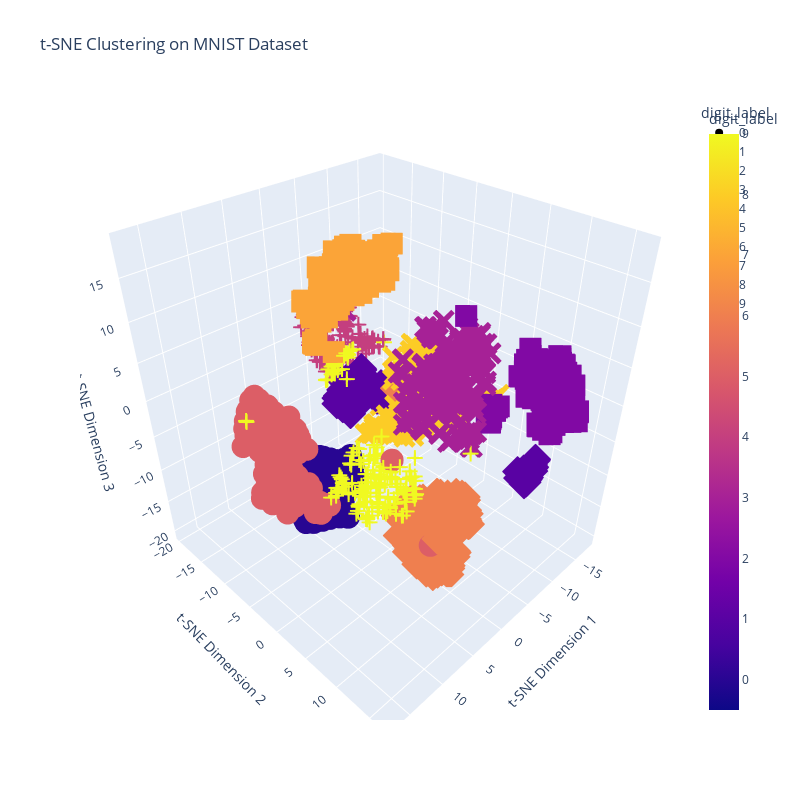

This figure's notebook cell:
### Code cell
import numpy as np
import matplotlib.pyplot as plt
from sklearn import datasets
from sklearn.manifold import TSNE
import plotly.express as px
import pandas as pd

# Load the MNIST dataset
digits = datasets.load_digits()
X = digits.data
y = digits.target

# Apply t-SNE to reduce the dimensionality to 3
tsne = TSNE(n_components=3, random_state=42)
X_tsne = tsne.fit_transform(X)

# Create a DataFrame for Plotly Express
df = pd.DataFrame()
df["tsne_dim_1"] = X_tsne[:, 0]
df["tsne_dim_2"] = X_tsne[:, 1]
df["tsne_dim_3"] = X_tsne[:, 2]
df["digit_label"] = y

# Define the vibrant color tones
color_scale = px.colors.qualitative.Vivid

# Create a 3D scatter plot with Plotly Express
fig = px.scatter_3d(
    df,
    x="tsne_dim_1",
    y="tsne_dim_2",
    z="tsne_dim_3",
    color="digit_label",
    color_discrete_sequence=color_scale,
    symbol="digit_label",
    title="t-SNE Clustering on MNIST Dataset"
)

fig.update_layout(scene=dict(
    xaxis_title='t-SNE Dimension 1',
    yaxis_title='t-SNE Dimension 2',
    zaxis_title='t-SNE Dimension 3'
))
fig.update_layout(
    autosize=False,
    width=800,
    height=800,)

# Show the plot
fig.show()

### Figure 1 — Plotly figure (JSON) as saved in the notebook; plotly's stock layout.template omitted (floating-point values rounded to 4 significant figures; data arrays with more than 128 entries replaced by an {"elided": "..."} marker saying what was removed)
{"data": [{"hovertemplate": "digit_label=%{marker.color}<br>tsne_dim_1=%{x}<br>tsne_dim_2=%{y}<br>tsne_dim_3=%{z}<extra></extra>", "legendgroup": "0", "marker": {"color": {"elided": "178 int values"}, "coloraxis": "coloraxis", "symbol": "circle"}, "mode": "markers", "name": "0", "scene": "scene", "showlegend": true, "type": "scatter3d", "x": {"elided": "178 float values"}, "y": {"elided": "178 float values"}, "z": {"elided": "178 float values"}}, {"hovertemplate": "digit_label=%{marker.color}<br>tsne_dim_1=%{x}<br>tsne_dim_2=%{y}<br>tsne_dim_3=%{z}<extra></extra>", "legendgroup": "1", "marker": {"color": {"elided": "182 int values"}, "coloraxis": "coloraxis", "symbol": "diamond"}, "mode": "markers", "name": "1", "scene": "scene", "showlegend": true, "type": "scatter3d", "x": {"elided": "182 float values"}, "y": {"elided": "182 float values"}, "z": {"elided": "182 float values"}}, {"hovertemplate": "digit_label=%{marker.color}<br>tsne_dim_1=%{x}<br>tsne_dim_2=%{y}<br>tsne_dim_3=%{z}<extra></extra>", "legendgroup": "2", "marker": {"color": {"elided": "177 int values"}, "coloraxis": "coloraxis", "symbol": "square"}, "mode": "markers", "name": "2", "scene": "scene", "showlegend": true, "type": "scatter3d", "x": {"elided": "177 float values"}, "y": {"elided": "177 float values"}, "z": {"elided": "177 float values"}}, {"hovertemplate": "digit_label=%{marker.color}<br>tsne_dim_1=%{x}<br>tsne_dim_2=%{y}<br>tsne_dim_3=%{z}<extra></extra>", "legendgroup": "3", "marker": {"color": {"elided": "183 int values"}, "coloraxis": "coloraxis", "symbol": "x"}, "mode": "markers", "name": "3", "scene": "scene", "showlegend": true, "type": "scatter3d", "x": {"elided": "183 float values"}, "y": {"elided": "183 float values"}, "z": {"elided": "183 float values"}}, {"hovertemplate": "digit_label=%{marker.color}<br>tsne_dim_1=%{x}<br>tsne_dim_2=%{y}<br>tsne_dim_3=%{z}<extra></extra>", "legendgroup": "4", "marker": {"color": {"elided": "181 int values"}, "coloraxis": "coloraxis", "symbol": "cross"}, "mode": "markers", "name": "4", "scene": "scene", "showlegend": true, "type": "scatter3d", "x": {"elided": "181 float values"}, "y": {"elided": "181 float values"}, "z": {"elided": "181 float values"}}, {"hovertemplate": "digit_label=%{marker.color}<br>tsne_dim_1=%{x}<br>tsne_dim_2=%{y}<br>tsne_dim_3=%{z}<extra></extra>", "legendgroup": "5", "marker": {"color": {"elided": "182 int values"}, "coloraxis": "coloraxis", "symbol": "circle"}, "mode": "markers", "name": "5", "scene": "scene", "showlegend": true, "type": "scatter3d", "x": {"elided": "182 float values"}, "y": {"elided": "182 float values"}, "z": {"elided": "182 float values"}}, {"hovertemplate": "digit_label=%{marker.color}<br>tsne_dim_1=%{x}<br>tsne_dim_2=%{y}<br>tsne_dim_3=%{z}<extra></extra>", "legendgroup": "6", "marker": {"color": {"elided": "181 int values"}, "coloraxis": "coloraxis", "symbol": "diamond"}, "mode": "markers", "name": "6", "scene": "scene", "showlegend": true, "type": "scatter3d", "x": {"elided": "181 float values"}, "y": {"elided": "181 float values"}, "z": {"elided": "181 float values"}}, {"hovertemplate": "digit_label=%{marker.color}<br>tsne_dim_1=%{x}<br>tsne_dim_2=%{y}<br>tsne_dim_3=%{z}<extra></extra>", "legendgroup": "7", "marker": {"color": {"elided": "179 int values"}, "coloraxis": "coloraxis", "symbol": "square"}, "mode": "markers", "name": "7", "scene": "scene", "showlegend": true, "type": "scatter3d", "x": {"elided": "179 float values"}, "y": {"elided": "179 float values"}, "z": {"elided": "179 float values"}}, {"hovertemplate": "digit_label=%{marker.color}<br>tsne_dim_1=%{x}<br>tsne_dim_2=%{y}<br>tsne_dim_3=%{z}<extra></extra>", "legendgroup": "8", "marker": {"color": {"elided": "174 int values"}, "coloraxis": "coloraxis", "symbol": "x"}, "mode": "markers", "name": "8", "scene": "scene", "showlegend": true, "type": "scatter3d", "x": {"elided": "174 float values"}, "y": {"elided": "174 float values"}, "z": {"elided": "174 float values"}}, {"hovertemplate": "digit_label=%{marker.color}<br>tsne_dim_1=%{x}<br>tsne_dim_2=%{y}<br>tsne_dim_3=%{z}<extra></extra>", "legendgroup": "9", "marker": {"color": {"elided": "180 int values"}, "coloraxis": "coloraxis", "symbol": "cross"}, "mode": "markers", "name": "9", "scene": "scene", "showlegend": true, "type": "scatter3d", "x": {"elided": "180 float values"}, "y": {"elided": "180 float values"}, "z": {"elided": "180 float values"}}], "layout": {"autosize": false, "coloraxis": {"colorbar": {"title": {"text": "digit_label"}}, "colorscale": [[0, "#0d0887"], [0.1111, "#46039f"], [0.2222, "#7201a8"], [0.3333, "#9c179e"], [0.4444, "#bd3786"], [0.5556, "#d8576b"], [0.6667, "#ed7953"], [0.7778, "#fb9f3a"], [0.8889, "#fdca26"], [1, "#f0f921"]]}, "height": 800, "legend": {"title": {"text": "digit_label"}, "tracegroupgap": 0}, "scene": {"domain": {"x": [0, 1], "y": [0, 1]}, "xaxis": {"title": {"text": "t-SNE Dimension 1"}}, "yaxis": {"title": {"text": "t-SNE Dimension 2"}}, "zaxis": {"title": {"text": "t-SNE Dimension 3"}}}, "title": {"text": "t-SNE Clustering on MNIST Dataset"}, "width": 800}}
